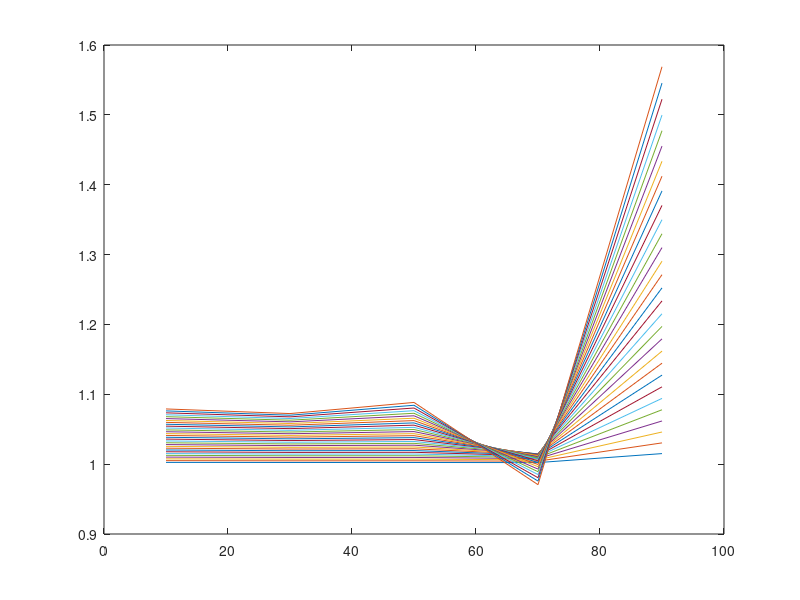

Here is the MATLAB script that generated this plot:
%Lec12_Explicit
%lecture example backward difference in space, forward in time.
clear
clc

U= 100;
E= 2000;
A_c = 10;
k = 2;
b = 4;
L = 100;
num_cells = 5;
del_t = 0.05;
num_time_steps = 30;

implicit = 0; %1 is switch for implicit; 0 is explicit

del_x = L/num_cells; 

if implicit == 1
    sub = (-b/del_x + 1/del_x^2) *del_t;
    dia = 1 + (b/del_x - 2/del_x^2)*del_t;
    sup = -1/del_x^2 * del_t;
else
    sub = 1/del_x^2 * del_t;
    dia = 1 - 2/del_x^2 - b/del_x * del_t;
    sup = 1/del_x^2 + b/del_x * del_t;
end

col_data = [sub dia sup];

for i=2:num_cells-1
    for j = 1: 3
        A(i,i-2+j) = col_data(j);
    end
end

A(1,1:2) = [dia sup];
A(num_cells, num_cells-1:num_cells) = [sub dia];

W = zeros(num_cells,1);

c = ones(num_cells,1);

x_plot = [del_x/2:del_x:L-del_x/2];

for i=1:num_time_steps
    
    if implicit == 1
        c_new =A\(c+W);
    else
        c_new =A\c+W;
    end
    
    plot(x_plot, c_new);
    figure (1)
    hold on
    c=c_new;
end
hold off









